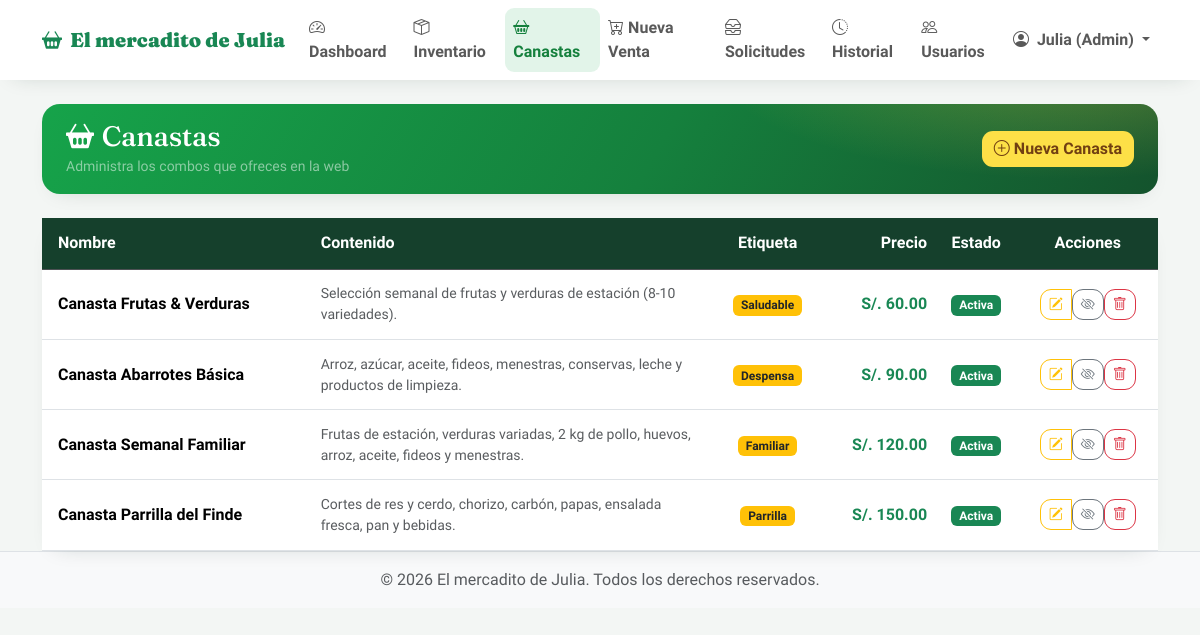
Page /modulos/canastas/index.php (signed in) on the committed database.
### tables this page shows
CREATE TABLE `canastas` (
  `id` int(11) NOT NULL AUTO_INCREMENT,
  `nombre` varchar(120) NOT NULL,
  `descripcion` varchar(255) DEFAULT NULL,
  `contenido` text DEFAULT NULL,
  `precio` decimal(10,2) NOT NULL DEFAULT 0.00,
  `etiqueta` varchar(40) DEFAULT NULL,
  `activo` tinyint(1) NOT NULL DEFAULT 1,
  `creado_en` datetime NOT NULL DEFAULT current_timestamp(),
  PRIMARY KEY (`id`)
);

### modulos/canastas/index.php (the view, shortened to what this page needs)
<?php
require_once '../../config/conexion.php';
try {
    $canastas = $pdo->query("SELECT * FROM canastas ORDER BY activo DESC, precio ASC")->fetchAll();
} catch (\PDOException $e) {
    morir_con_error('canastas.listar', $e);
}
require_once '../../includes/header.php';
?>
<div class="card shadow-sm border-0">
    <div class="card-body p-0">
        <div class="table-responsive">
            <table class="table table-hover align-middle mb-0">
                <thead class="table-dark">
                    <tr>
                        <th class="ps-3">Nombre</th>
                        <th>Contenido</th>
                        <th class="text-center">Etiqueta</th>
                        <th class="text-end">Precio</th>
                        <th class="text-center">Estado</th>
                        <th class="text-center">Acciones</th>
                    </tr>
                </thead>
                <tbody>
                    <?php if (empty($canastas)): ?>
                        <tr><td colspan="6" class="text-center py-4 text-muted">
                            <i class="bi bi-basket fs-3 d-block mb-2"></i>Aún no hay canastas. ¡Crea la primera!
                        </td></tr>
                    <?php else: ?>
                        <?php foreach ($canastas as $c): ?>
                            <tr class="<?= $c['activo'] ? '' : 'opacity-50'; ?>">
                                <td class="ps-3 fw-semibold"><?= htmlspecialchars($c['nombre']); ?></td>
                                <td class="text-muted small" style="max-width:320px;"><?= htmlspecialchars($c['contenido'] ?: $c['descripcion']); ?></td>
                                <td class="text-center">
                                    <?php if ($c['etiqueta']): ?><span class="badge bg-warning text-dark"><?= htmlspecialchars($c['etiqueta']); ?></span><?php endif; ?>
                                </td>
                                <td class="text-end fw-bold text-success">S/. <?= number_format($c['precio'], 2); ?></td>
                                <td class="text-center">
                                    <?php if ($c['activo']): ?>
                                        <span class="badge bg-success">Activa</span>
                                    <?php else: ?>
                                        <span class="badge bg-secondary">Oculta</span>
                                    <?php endif; ?>
                                </td>
                                <td class="text-center">
                                    <div class="btn-group">
                                        <a href="editar.php?id=<?= $c['id']; ?>" class="btn btn-sm btn-outline-warning" title="Editar"><i class="bi bi-pencil-square"></i></a>
                                        <form method="POST" action="index.php" class="d-inline">
                                            <button class="btn btn-sm btn-outline-secondary" title="<?= $c['activo'] ? 'Ocultar' : 'Activar'; ?>">
                                                <i class="bi bi-<?= $c['activo'] ? 'eye-slash' : 'eye'; ?>"></i>
                                            </button>
                                        </form>
                                        <form method="POST" action="eliminar.php" class="d-inline"
                                              data-confirm="¿Eliminar la canasta «<?= htmlspecialchars($c['nombre'], ENT_QUOTES); ?>»?" data-confirm-btn="Sí, eliminar">
                                            <button class="btn btn-sm btn-outline-danger" title="Eliminar"><i class="bi bi-trash"></i></button>
                                        </form>
                                    </div>
                                </td>
                            </tr>
                        <?php endforeach; ?>
                    <?php endif; ?>
                </tbody>
            </table>
        </div>
    </div>
</div>
<?php require_once '../../includes/footer.php'; ?>

### includes/header.php (style rules this page uses)
:root { --jv-green:#16a34a; --jv-green-d:#15803d; --jv-ink:#1f2937; --jv-bg:#f3f6f4; }
body { font-family:'Plus Jakarta Sans',system-ui,sans-serif; background:var(--jv-bg) !important; color:var(--jv-ink); }
.card { border:none; border-radius:18px; }
.shadow-sm { box-shadow:0 8px 22px -14px rgba(16,40,30,.22) !important; }
.btn { border-radius:11px; font-weight:600; }
.table-dark { --bs-table-bg:#15402c; }
.table > :not(caption) > * > * { padding-top:.85rem; padding-bottom:.85rem; }

### rows in the picture
canastas: nombre "Canasta Frutas & Verduras", contenido "Selección semanal de frutas y verduras de estación (8-10 variedades).", etiqueta "Saludable", precio "60.00", activo "Activa"
canastas: nombre "Canasta Abarrotes Básica", contenido "Arroz, azúcar, aceite, fideos, menestras, conservas, leche y productos de limpieza.", etiqueta "Despensa", precio "90.00", activo "Activa"
canastas: nombre "Canasta Semanal Familiar", contenido "Frutas de estación, verduras variadas, 2 kg de pollo, huevos, arroz, aceite, fideos y menestras.", etiqueta "Familiar", precio "120.00", activo "Activa"
canastas: nombre "Canasta Parrilla del Finde", contenido "Cortes de res y cerdo, chorizo, carbón, papas, ensalada fresca, pan y bebidas.", etiqueta "Parrilla", precio "150.00", activo "Activa"

### other values in the picture
$_SESSION['usuario_nombre'] "Julia (Admin)"
$titulo "Canastas"
$subtitulo "Administra los combos que ofreces en la web"
$acciones "Nueva Canasta"
